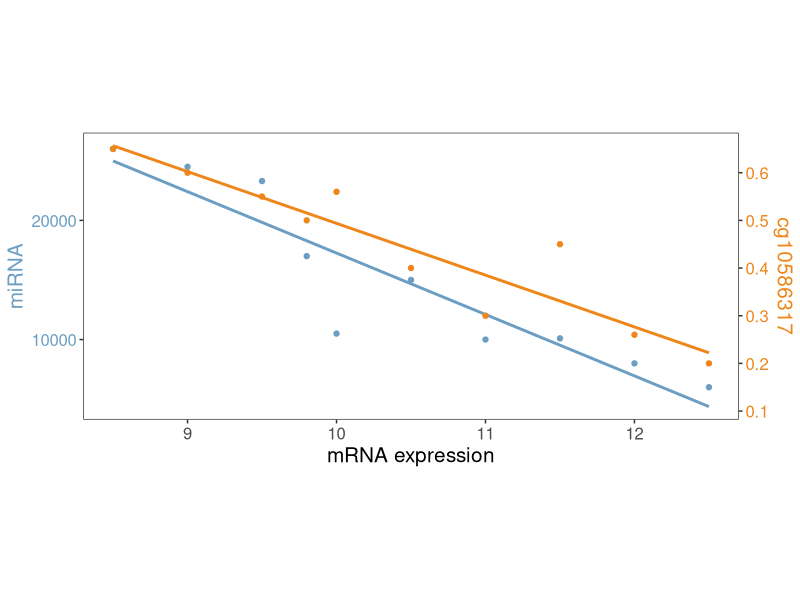
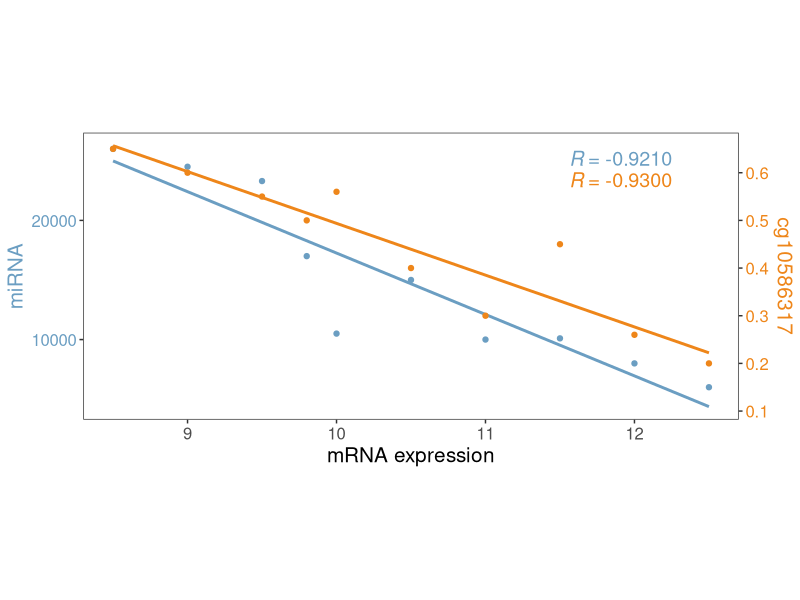
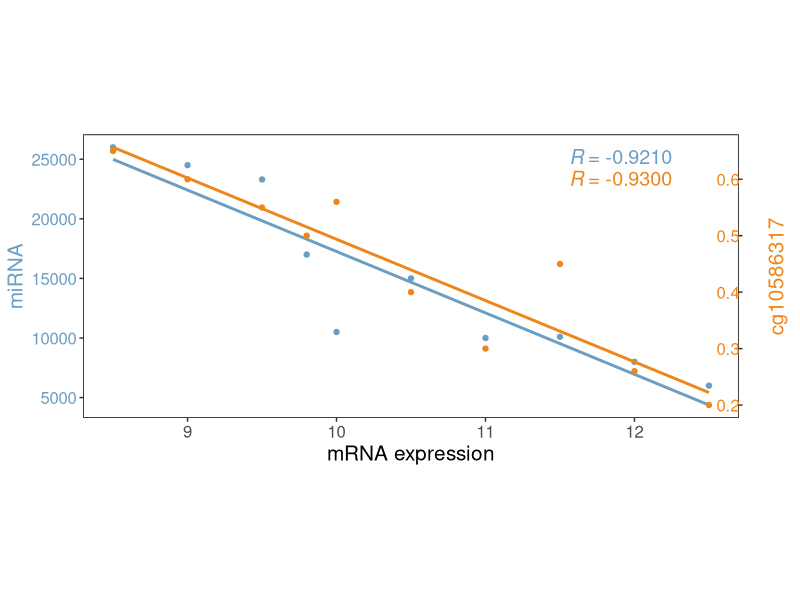
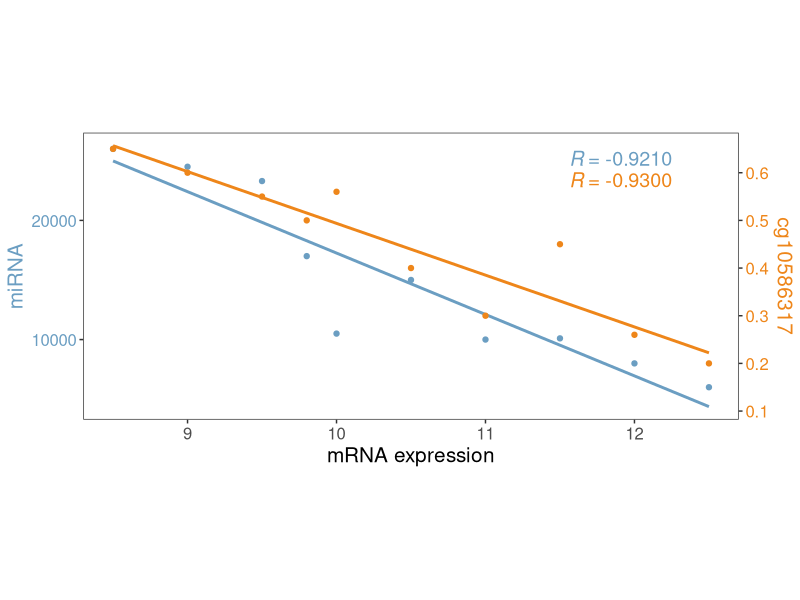

Generate these figures, in order, with R:
## ---- chunk 1
knitr::opts_chunk$set(echo = TRUE)
## ---- chunk 2
library(ggplot2)
library(gtable) #方法二要用到
library(grid) #方法二要用到

Sys.setenv(LANGUAGE = "en") #显示英文报错信息
options(stringsAsFactors = FALSE) #禁止chr转成factor
## ---- chunk 3
## 两个坐标轴的颜色
s1Colour="#6B9EC2"
s2Colour="#EE861A"

## xlab
xtitle="mRNA expression"
## ylab
ylefttitle="miRNA"
yrighttitle="cg10586317"

##Aspect ration of picture，图的宽高比例
AspectRatio = 5/2
## ---- chunk 4
inputData <- read.table("easy_input.txt", header = T)
head(inputData)
#inputData$Y2 <- inputData$Y1 * 0.00001
#All secondary axes must be based on a one-to-one transformation of the primary axes.
#默认右侧Y轴跟左侧Y轴范围是一样的，然而示例数据的Y1和Y2范围差距很大，因此需要用Y1和Y2的数值计算两个Y轴的比例
(scaleFactor <- max(inputData$Y1) / max(inputData$Y2)) 
#在画右侧Y轴、X和Y2的散点和拟合线时都要用这个比例来换算
#除了用乘法，你还可以用加法

#前面参数设置了图的宽高比例，保存在AspectRatio里
#用Y1和Y2的数值换算坐标轴的宽高比，在后面的画图代码coord_fixed中要用到
(ratioValues <- ((max(inputData$X)-min(inputData$X))/(max(inputData$Y1)-min(inputData$Y1))) / AspectRatio)
## ---- chunk 5
#写一个计算相关系数的函数，同时写成图中的格式
correlation <- function(data,X,Y){
  #计算相关系数
  R <- cor(X,Y,method = "pearson") #或"pearson", "kendall"
  
  #把相关系数写成图中展示的格式
  eq <- substitute(~~italic(R)~"="~r, list(r = format(round(R, 4),nsmall= 4)))
  Req <- as.character(as.expression(eq))
  return(Req)
}

#用上面的函数分别计算mRNA跟miRNA、DNA甲基化之间的相关系数
(R1cor <- correlation(inputData,inputData$X,inputData$Y1))
(R2cor <- correlation(inputData,inputData$X,inputData$Y2))
## ---- chunk 6
p <- ggplot(inputData, aes(x=inputData$X )) + 
  geom_point(aes(y=inputData$Y1), col=s1Colour) + #画X和Y1的散点
  geom_smooth(aes(x=inputData$X, y=inputData$Y1), 
              method="lm", se=F, col=s1Colour) + #添加线性拟合线
  
  geom_point(aes(y=(inputData$Y2) * scaleFactor), col=s2Colour) + #画X和Y2的散点
  geom_smooth(aes(x=inputData$X, y=inputData$Y2 * scaleFactor), 
              method="lm", se=F, colour=s2Colour) + #添加线性拟合线
  
  scale_y_continuous(name = ylefttitle, 
                     #breaks = c(5000, 10000, 15000, 20000, 25000), #左侧Y轴刻度
                     sec.axis=sec_axis(trans = ~./scaleFactor, name = yrighttitle)) + #画右侧Y轴
  coord_fixed(ratio = ratioValues) + #坐标轴的宽高比
  
  labs(x=xtitle) + theme_bw() + #去除背景色
  theme(panel.grid = element_blank(), #去除网格线
        axis.title.x = element_text(size=15), #X轴题目字号
        axis.text.x = element_text(size=12), #X轴刻度字号
        axis.title.y.right = element_text(size=15, color = s2Colour), #右侧Y轴刻度字体的颜色
        axis.text.y.right = element_text(size=12, color = s2Colour), #右侧Y轴title颜色
        axis.title.y.left = element_text(size=15, colour = s1Colour), #左侧Y轴刻度字体的颜色
        axis.text.y.left = element_text(size=12, color = s1Colour)) #左侧Y轴title颜色
p
## ---- chunk 7
# 相关系数在图上的位置，需根据你自己的数据灵活调整
x <- max(inputData$X)*(0.95)
y <- max(inputData$Y1)*(0.97)
y2 <- max(inputData$Y1)*(0.9)

# 标相关系数
p1 <- p + annotate("text", x=x, y=y, label=R1cor, size=5, parse = TRUE, col=s1Colour ) +
  annotate("text", x=x, y=y2, label=R2cor, size=5, parse = TRUE, col=s2Colour ) 
p1

# 保存到文件
ggsave("TwoPlotOfLinearRegression.pdf", width = 6, height = 3)
## ---- chunk 8
#X和Y1的散点、拟合线、相关系数文字
p1 <- ggplot(inputData, aes(x=inputData$X, y=inputData$Y1)) +
  geom_point(col=s1Colour) +
  geom_smooth(aes(x=inputData$X, y=inputData$Y1), method="lm", se=F, col=s1Colour)+
  annotate("text", x=x, y=y , label=R1cor,size=5, parse = TRUE, col=s1Colour ) +
  annotate("text", x=x, y=y2, label=R2cor,size=5, parse = TRUE, col=s2Colour )+
  
  labs(x=xtitle, y=ylefttitle) + theme_bw()+
  theme(panel.grid = element_blank(), #去除网格线
        axis.title.x = element_text(size=15),
        axis.text.x = element_text(size=12),
        axis.title.y = element_text(size=15, colour = s1Colour),
        axis.text.y = element_text(size=12, color = s1Colour))+
  coord_fixed(ratio = ratioValues)

#X和Y2的散点、拟合线、背景透明
p2 <- ggplot(inputData, aes(x=inputData$X, y=inputData$Y2)) +
  geom_point(col=s2Colour) + 
  geom_smooth(aes(x=inputData$X, y=inputData$Y2), method="lm", se=F, colour=s2Colour)+

  labs(y=yrighttitle) + theme_bw() +
  theme(panel.background = element_rect(fill = NA), 
        panel.grid = element_blank(), #去除网格线
        axis.title.y = element_text(size=15, color = s2Colour),
        axis.text.y = element_text(size=12, color = s2Colour)) +
  coord_fixed(ratio = ratioValues)

#提取plot object，保存到gtable数据结构里
g1 <- ggplot_gtable(ggplot_build(p1))
g2 <- ggplot_gtable(ggplot_build(p2))

#查看一下提取出的信息长啥样
head(g1$layout)
head(g2$layout)
## ---- chunk 9
#pdf("TwoPlotOfLinearRegression_plus.pdf", width = 6, height = 3) #想保存到pdf文件，就把这句前的#删掉，同时把最后一句dev.off()前面的#删掉
grid.newpage()

#画X和Y1的散点、拟合线、相关系数文字
pp <- c(subset(g1$layout, name == "panel", se = t:r))
g <- gtable_add_grob(g1, g2$grobs[[which(g2$layout$name == "panel")]], pp$t, 
                     pp$l, pp$b, pp$l)
#head(g)
grid.draw(g)

#画X和Y2的散点、拟合线
ia <- which(g2$layout$name == "axis-l")
ga <- g2$grobs[[ia]]
ax <- ga$children[[2]]

ax$widths <- rev(ax$widths)
ax$grobs <- rev(ax$grobs)

g <- gtable_add_cols(g, g2$widths[g2$layout[ia, ]$l], length(g$widths) - 1)

grid.draw(g)

#画右侧Y轴刻度标签
g <- gtable_add_grob(g, ax, pp$t, length(g$widths) - 1, pp$b)
grid.draw(g)

#画右侧Y轴title
yLabTitle <- which(g2$layout$name == "ylab-l")
gaYLT <- g2$grobs[[yLabTitle]] 
axYLT <- gaYLT$children[[1]]

axYLT$widths <- rev(axYLT$widths)
axYLT$grobs <- rev(axYLT$grobs)

g <- gtable_add_cols(g, g2$widths[g2$layout[yLabTitle, ]$l], length(g$widths) - 1)
g <- gtable_add_grob(g, axYLT, pp$t, length(g$widths) - 1, pp$b)

grid.draw(g)

#dev.off()
## ---- chunk 10
sessionInfo()
